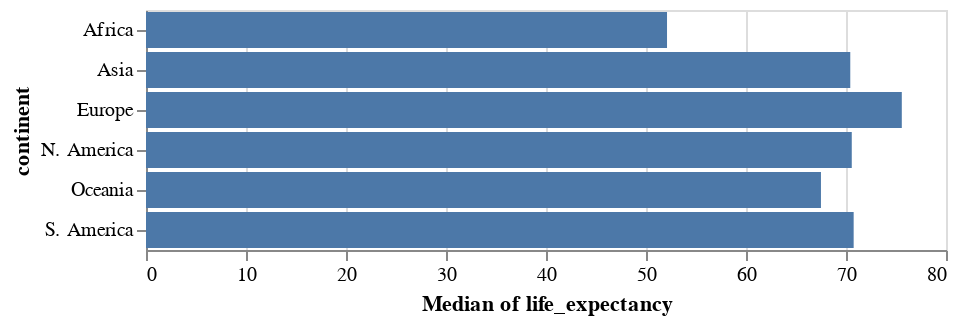

Write notebook code for a chart like this one.
### Markdown cell above
Instead of telling `encode` to plot the life expectancy (the normal actual value), we tell it to plot a **summary statistic**. Which summary statistic? The median!

### Code cell
alt.Chart(df).mark_bar().encode(
    x='median(life_expectancy)',
    y='continent'
)

### Figure 1 — Vega-Lite specification as saved in the notebook (floating-point values rounded to 4 significant figures; data arrays with more than 128 entries replaced by an {"elided": "..."} marker saying what was removed)
{"config": {"view": {"continuousWidth": 400, "continuousHeight": 300}}, "data": {"name": "data-b67c1df729469a12107b21a407bc3a44"}, "mark": "bar", "encoding": {"x": {"aggregate": "median", "field": "life_expectancy", "type": "quantitative"}, "y": {"field": "continent", "type": "nominal"}}, "$schema": "https://vega.github.io/schema/vega-lite/v4.17.0.json", "datasets": {"data-b67c1df729469a12107b21a407bc3a44": {"elided": "188 records"}}}
